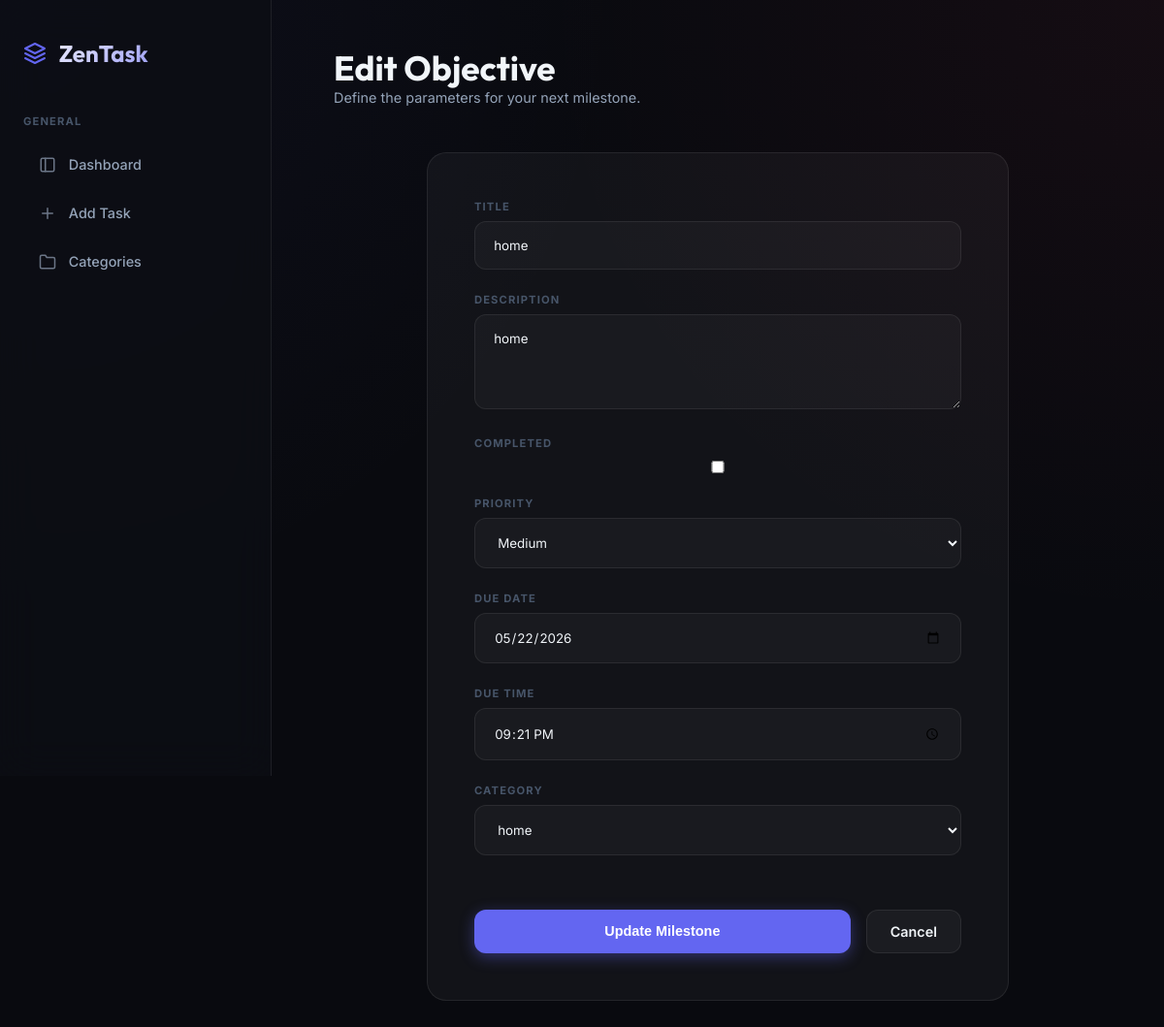
Page /edit/2/ on the committed database.
### app/models.py (models this page shows, shortened)
class Task(models.Model):
    PRIORITY_CHOICES = [
        ('low', 'Low'),
        ('medium', 'Medium'),
        ('high', 'High'),
        ('urgent', 'Urgent'),
    ]
    title = models.CharField(max_length=200)
    description = models.TextField(blank=True)
    completed = models.BooleanField(default=False)
    priority = models.CharField(max_length=10, choices=PRIORITY_CHOICES, default='medium')
    due_date = models.DateField(null=True, blank=True)
    due_time = models.TimeField(null=True, blank=True)
    category = models.ForeignKey(
        Category,
        on_delete=models.CASCADE,
        related_name="tasks",
        null=True,
        blank=True
    )
    created_at = models.DateTimeField(auto_now_add=True)

### app/views.py (the view)
# urls.py: path("edit/<int:pk>/", TaskUpdateView.as_view(), name="task-edit"),
class TaskUpdateView(UpdateView):
    model = Task
    form_class = TaskForm
    template_name = "task_form.html"
    success_url = reverse_lazy("task-list")

### app/forms.py
class TaskForm(forms.ModelForm):
    class Meta:
        model = Task
        fields = ["title", "description", "completed", "priority", "due_date", "due_time", "category"]
        widgets = {
            'due_date': forms.DateInput(attrs={'type': 'date'}),
            'due_time': forms.TimeInput(attrs={'type': 'time'}),
            'description': forms.Textarea(attrs={'rows': 4}),
        }

### app/models.py (called while the page is built)
    def __str__(self):
        return self.name

### app/templates/task_form.html (shortened to what this page needs)
{% extends "base.html" %}
{% block content %}
<header>
    <div>
        <h1 class="page-title">{% if object %}Edit Objective{% else %}New Objective{% endif %}</h1>
        <p style="color: var(--text-dim); font-size: 0.9rem;">Define the parameters for your next milestone.</p>
    </div>
</header>
<div class="form-card">
    <form method="post">
        {% for field in form %}
            <div class="form-group">
                <label class="nav-label" style="margin-bottom: 0.5rem; display: block;" for="{{ field.id_for_label }}">{{ field.label }}</label>
                {{ field }}
            </div>
        {% endfor %}
        <div style="display: flex; gap: 1rem; margin-top: 2rem;">
            <button type="submit" class="btn btn-primary" style="flex: 1; justify-content: center;">
                {% if object %}Update Milestone{% else %}Initialize Task{% endif %}
            </button>
            <a href="{% url 'task-list' %}" class="btn" style="background: var(--surface); color: var(--text-main); border: 1px solid var(--border);">Cancel</a>
        </div>
    </form>
</div>
{% endblock %}

### app/static/css/style.css (style rules this page uses)
:root { --bg-dark: #090a0f; --side-bar: rgba(13, 14, 20, 0.8); --surface: rgba(255, 255, 255, 0.04); --surface-hover: rgba(255, 255, 255, 0.07); --border: rgba(255, 255, 255, 0.08); --primary: #6366f1; --primary-dim: rgba(99, 102, 241, 0.1); --urgent: #f43f5e; --urgent-dim: rgba(244, 63, 94, 0.1); --high: #f59e0b; --high-dim: rgba(245, 158, 11, 0.1); --medium: #3b82f6; --medium-dim: rgba(59, 130, 246, 0.1); --low: #10b981; --low-dim: rgba(16, 185, 129, 0.1); --text-main: #f1f5f9; --text-dim: #94a3b8; --text-muted: #475569; --radius-full: 9999px; --radius-lg: 20px; --radius-md: 12px; --radius-sm: 8px; --font-header: 'Outfit', sans-serif; --font-ui: 'Inter', sans-serif; --transition: all 0.3s cubic-bezier(0.4, 0, 0.2, 1); }
* { margin: 0; padding: 0; box-sizing: border-box; }
body { background-color: var(--bg-dark); background-image: radial-gradient(circle at 0% 0%, rgba(99, 102, 241, 0.05) 0%, transparent 40%), radial-gradient(circle at 100% 0%, rgba(244, 63, 94, 0.05) 0%, transparent 40%); color: var(--text-main); font-family: var(--font-ui); min-height: 100vh; display: flex; overflow-x: hidden; }
.nav-label { font-size: 0.7rem; text-transform: uppercase; letter-spacing: 0.1em; color: var(--text-muted); font-weight: 700; margin-bottom: 1rem; display: block; }
header { display: flex; justify-content: space-between; align-items: center; margin-bottom: 3rem; }
.page-title { font-family: var(--font-header); font-size: 2.2rem; font-weight: 700; }
.btn { padding: 0.8rem 1.5rem; border-radius: var(--radius-md); font-weight: 600; font-size: 0.9rem; cursor: pointer; transition: var(--transition); text-decoration: none; display: inline-flex; align-items: center; gap: 0.6rem; border: 1px solid transparent; }
.btn-primary { background: var(--primary); color: white; box-shadow: 0 4px 15px rgba(99, 102, 241, 0.4); }
.form-card { max-width: 600px; background: var(--surface); border: 1px solid var(--border); border-radius: var(--radius-lg); padding: 3rem; margin: 0 auto; }
input, select, textarea { width: 100%; background: rgba(255, 255, 255, 0.03); border: 1px solid var(--border); padding: 1rem 1.2rem; border-radius: var(--radius-md); color: var(--text-main); font-family: inherit; transition: var(--transition); margin-bottom: 1.5rem; }
select option { background: #1a1b26; color: var(--text-main); padding: 10px; }

### rows in the picture
Task: form "home" "home" "Medium" "05/22/2026" "21:21:00" "home"

### other values in the picture
{{ field.label }} "TITLE" "DESCRIPTION" "COMPLETED" "PRIORITY" "DUE DATE" "DUE TIME" "CATEGORY"
